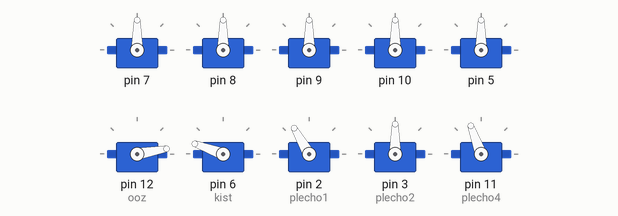
This sketch was run on a simulated Arduino Mega 2560, built with avr-gcc and run on an emulated ATmega2560. Shown: 10 × servo.

Above: at 0.1 s.
At 2.1 s:
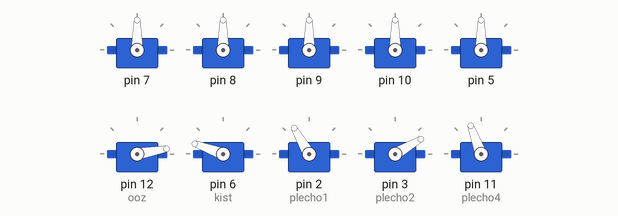
At 22.1 s:
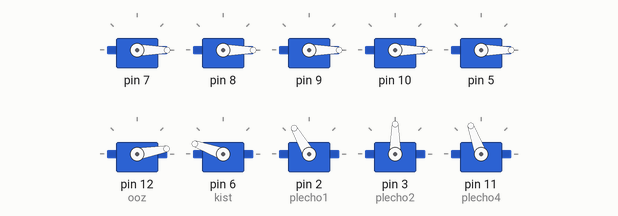
At 24.1 s:
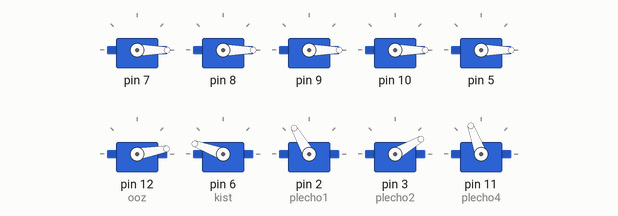
At 26.1 s:
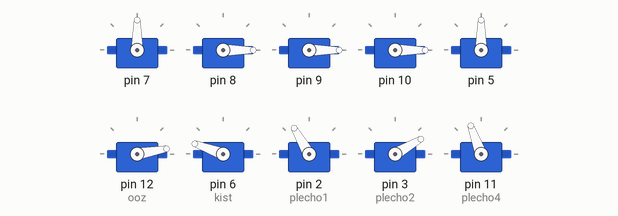
At 36.1 s:
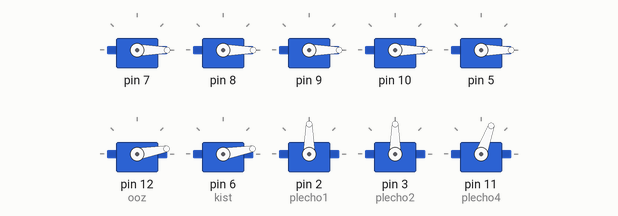
Timing chart, 0 to 37.6 s (numbered marks = the images above):
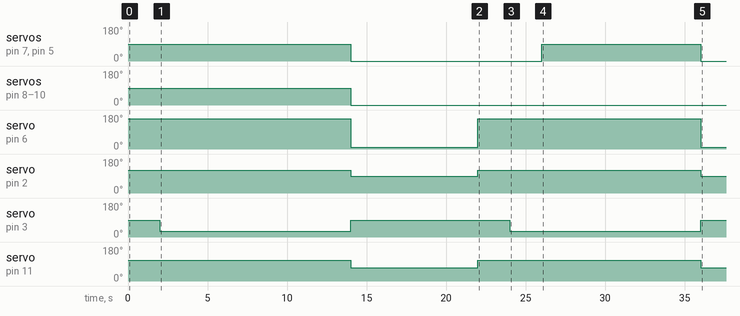

The sketch:

pozdravlenie_ard.ino
```cpp
#include<Servo.h>
char val;
Servo plecho1,plecho2,plecho3,plecho4,plecho5,ooz,barmak[5], kist;//barmak[5];
int k,kk;
void setup() {
  Serial.begin(9600);
  Serial1.begin(9600);
 //plecho1.attach(2);
 //plecho2.attach(3);
 //plecho3.attach(4);
 //plecho4.attach(11);
 connect_barmak();


// plecho3.write(60);
 ooz.attach(12);
 kist.attach(6);
 ooz.write(10);
 connects(true,true,false,true);
}
// --------- inintialize---
  void connect_plecho1(){
       plecho1.attach(2);
      }
  void disconnect_plecho1(){
       plecho1.detach();
      }
  void connect_plecho2(){
       plecho2.attach(3);
      }
  void disconnect_plecho2(){
       plecho2.detach();
      }
  void connect_koltuk(){
       plecho3.attach(4);
      }
  void disconnect_koltuk(){
       plecho3.detach();
      }
  void connect_plecho4(){
       plecho4.attach(11);
      }
  void disconnect_plecho4(){
       plecho4.detach();
      }
  void connect_barmak(){
    for(int i=1;i<5;i++){
        barmak[i].attach(i+6);
        }
      barmak[0].attach(5);
   }
 void disconnect_barmak(){
  for(int i=0;i<5;i++){
    barmak[i].detach();
    }
  }

//-----------------------

//-------proby
void ooz_kuimul()
{
    ooz.write(160);
    delay(200);
    ooz.write(40);
    delay(200);
    }
void ooz_och(){
  ooz.write(40);
  }
void chykanak(){
 plecho4.write(70);
 delay(5000);
 //plecho4.write(150);
 //delay(5000);
  }


void koltuk(){
plecho3.write(50);
delay(2000);
plecho3.write(90);
delay(2000);
 }
void plecho(int i){
 if(i==0){
     connects(true,false,false,false);
     plecho1.write(70);
     delay(2000);
     plecho1.write(130);
     delay(8000);
     plecho1.write(70);
     delay(2000);
    }

  }
void kolun_kyishaituu(){
 plecho1.write(70);
 delay(2000);
 plecho1.write(150);
 delay(2000);
 plecho5.write(70);
 delay(2000);
 plecho5.write(100);
 delay(2000);
 plecho5.write(70);
 delay(2000);
  }
bool servo_is_connected(Servo servo){
  return servo.attached();
  }
void connects(bool pl1,bool pl2,bool pl3,bool pl4){
  if(pl1==true){
     if(!servo_is_connected(plecho1)){
             connect_plecho1();
      }
    }
  if(pl2==true){
    if(!servo_is_connected(plecho2)){
      connect_plecho2();
      }
    }
   if(pl3==true){
    if(!servo_is_connected(plecho3)){
       connect_koltuk();
      }
    }
    if(pl4==true){
     if(!servo_is_connected(plecho4)){
             connect_plecho4();
      }
    }
  }

void disconnects(bool pl1,bool pl2,bool pl3,bool pl4){
  if(pl1==true){
    if(servo_is_connected(plecho1)){
        disconnect_plecho1();
      }
    }
  if(pl2==true){
     if(servo_is_connected(plecho2)){
      disconnect_plecho2();
     }
    }
   if(pl3==true){
    if(servo_is_connected(plecho3)){
      disconnect_koltuk();
      }
    }
   if(pl4==true){
     if(servo_is_connected(plecho4)){
      disconnect_plecho4();
     }
    }
  }

void loop() {
  if(Serial.available()){
     val=Serial.read();
     if(val=='1'){
      k=1;
      kk=k;
      }else if(val=='0'){
        k=0;
        kk=k;
        }else if(val=='3'){
          k=3;
          }
    }
    if(k==1){

      }
//chykanak();

     plecho4.write(110);
     plecho1.write(120);
     kist.write(160);
     //Serial.println(1);
     delay(2000);
     plecho2.write(30);
     delay(2000);
     barmak[0].write(90);
     barmak[1].write(90);
     disconnects(true,true,true,true);
     //Serial.println(5);
     Serial1.write(1);
     delay(10000);
     Serial1.write(0);
     connects(true,true,false,true);

     if(k==1){
       Serial1.write(1);
      }
     else if(k==0){
      Serial1.write(0);
      }
     else if(k==3){
      }

//Serial.println(plecho1.read());
     plecho1.write(90);
     plecho4.write(70);
     plecho2.write(90);
     kist.write(10);
     for(int i=0;i<5;i++){
      barmak[i].write(0);
      }
      //---------------------------------------
      delay(3000);
     disconnects(true,true,true,true);
      delay(5000);
      connects(true,true,false,true);


}
```

Measured:
- by itself, servo on pin 7, servo on pin 5: 90° → 0° at 14.0 s, → 90° 12.0 s later, → 0° 10.0 s later
- by itself, servo on pin 8–10: 90° → 0° at 14.0 s
- by itself, servo on pin 6 (kist): 160° → 10° at 14.0 s, → 160° 8.0 s later, → 10° 14.0 s later
- by itself, servo on pin 2 (plecho1): 120° → 90° at 14.0 s, → 120° 8.0 s later, → 90° 14.0 s later
- by itself, servo on pin 3 (plecho2): alternates 90° for 10.0 s and 30° for 12.0 s
- by itself, servo on pin 11 (plecho4): 110° → 70° at 14.0 s, → 110° 8.0 s later, → 70° 14.0 s later
